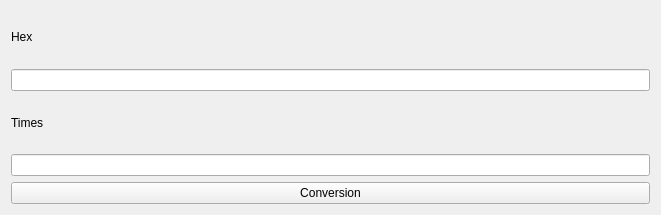
<?xml version="1.0" encoding="UTF-8"?>
<ui version="4.0">
 <class>Integration</class>
 <widget class="QWidget" name="Integration">
  <property name="geometry">
   <rect>
    <x>0</x>
    <y>0</y>
    <width>661</width>
    <height>215</height>
   </rect>
  </property>
  <property name="windowTitle">
   <string>Form</string>
  </property>
  <layout class="QGridLayout" name="gridLayout">
   <item row="0" column="0">
    <widget class="QLabel" name="labelHex">
     <property name="text">
      <string>Hex</string>
     </property>
    </widget>
   </item>
   <item row="1" column="0">
    <widget class="QLineEdit" name="lineEditHex"/>
   </item>
   <item row="2" column="0">
    <widget class="QLabel" name="labelTimes">
     <property name="text">
      <string>Times</string>
     </property>
    </widget>
   </item>
   <item row="3" column="0">
    <widget class="QLineEdit" name="lineEditTimes"/>
   </item>
   <item row="4" column="0">
    <widget class="QPushButton" name="btnConversion">
     <property name="text">
      <string>Conversion</string>
     </property>
    </widget>
   </item>
  </layout>
 </widget>
 <resources/>
 <connections/>
</ui>
